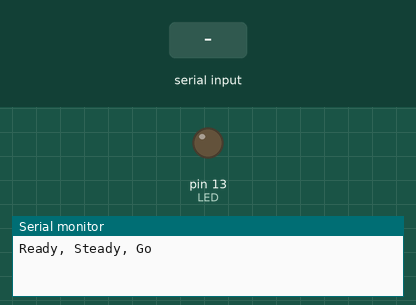
Recording of a sketch running on a simulated Arduino Uno, built with avr-gcc and run on an emulated ATmega328P. Shown: output pins drawn as LEDs (lit = HIGH), the last lines printed to the serial monitor. The inputs (shaded band) are chosen by the test bench.

Above: at 1.2 s.
1.3 s: "1" received over Serial
At 12.3 s:
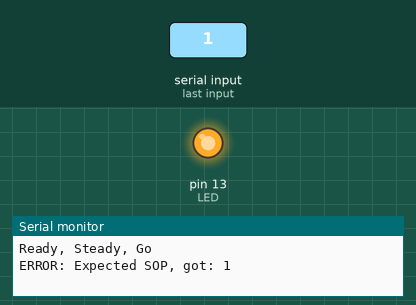
Timing chart, 0 to 12.8 s (numbered marks = the images above; inputs shaded):
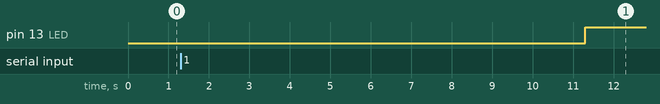

The sketch:

kill_switchRX.ino
```cpp
#include <Kill_Switch.h>

#define LED 13
#define MAX 10000 // is the timeout time

void setup() {
    Serial.begin(9600);

    delay(10);
    Serial.println("Ready, Steady, Go");
    delay(10);

    pinMode(LED, OUTPUT);
}

/*
 * VAL = 0 Means we got a good command
 * VAL = 1 Means we got a kill command
 * VAL = 2 Means we got garbage data
 * VAL = 3 Means we got a timeout and we're gonna kill it anyway
 */
 int val = 0;
void loop() {
    /// 1. get legal message
    val = parsePacket(MAX);

    //if we timed out or got a kill command
    if(val == 3 || val == 1){
      digitalWrite(LED,HIGH);
      while(1){}
    }
    else
      digitalWrite(LED,LOW);


      /*digitalWrite(LED,HIGH);
      delay(500);
      digitalWrite(LED,LOW);
      delay(500);*/
}
```

Measured:
- after the input at 1.3 s, pin 13 (LED): LOW → HIGH after 10.0 s instead of 8.7 s
